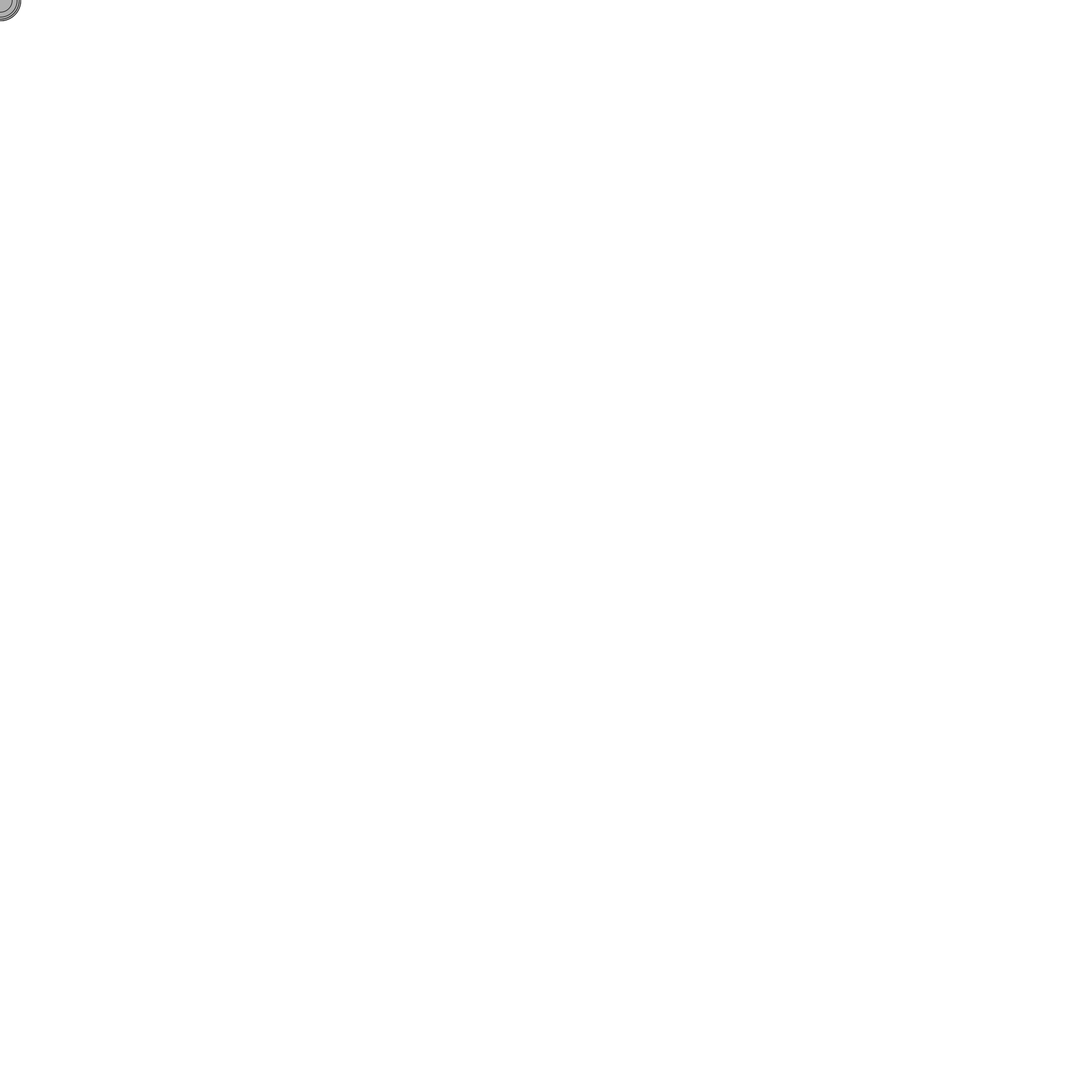
Frame 1 (no input)
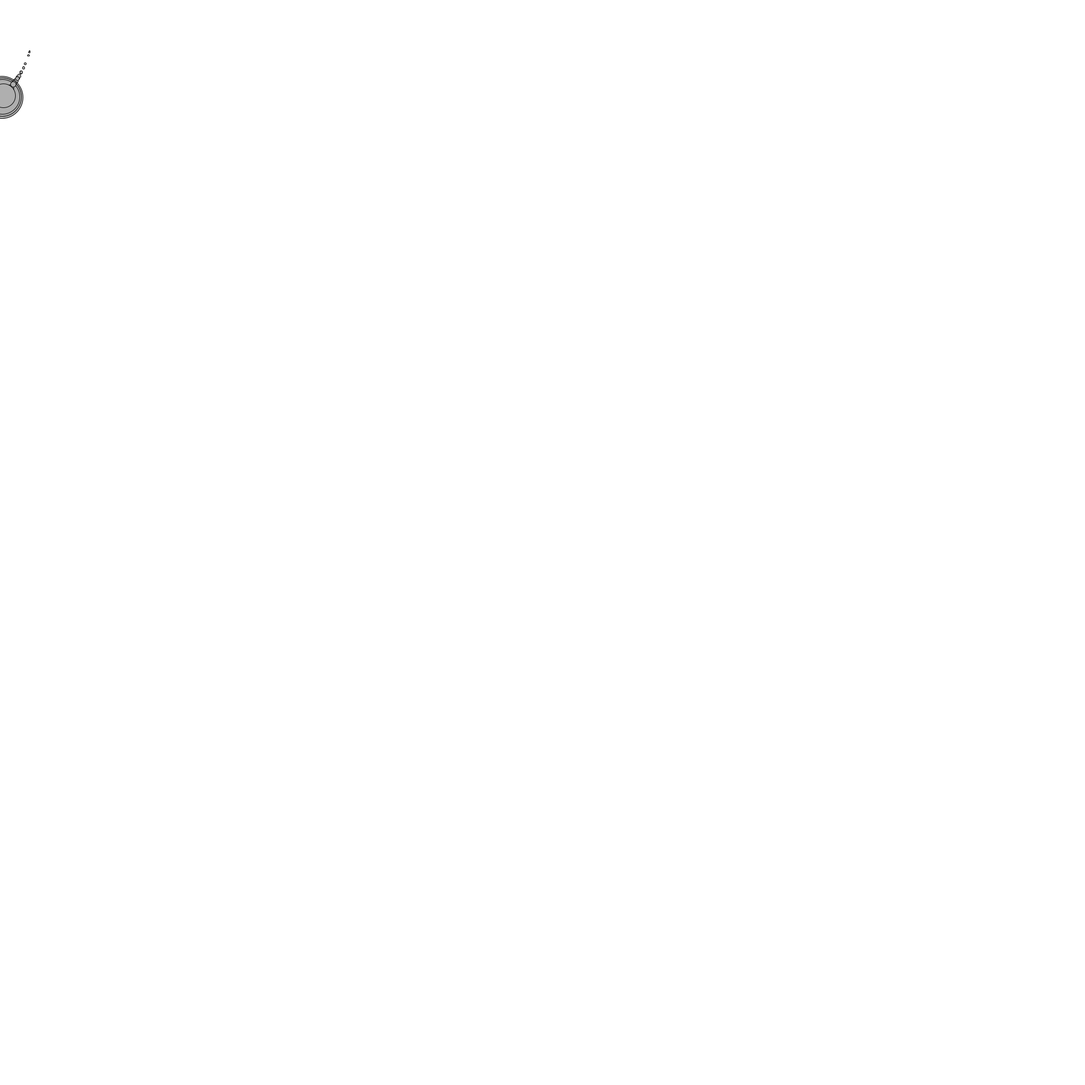
Frame 60 (the mouse pressed at the canvas centre just before this capture)
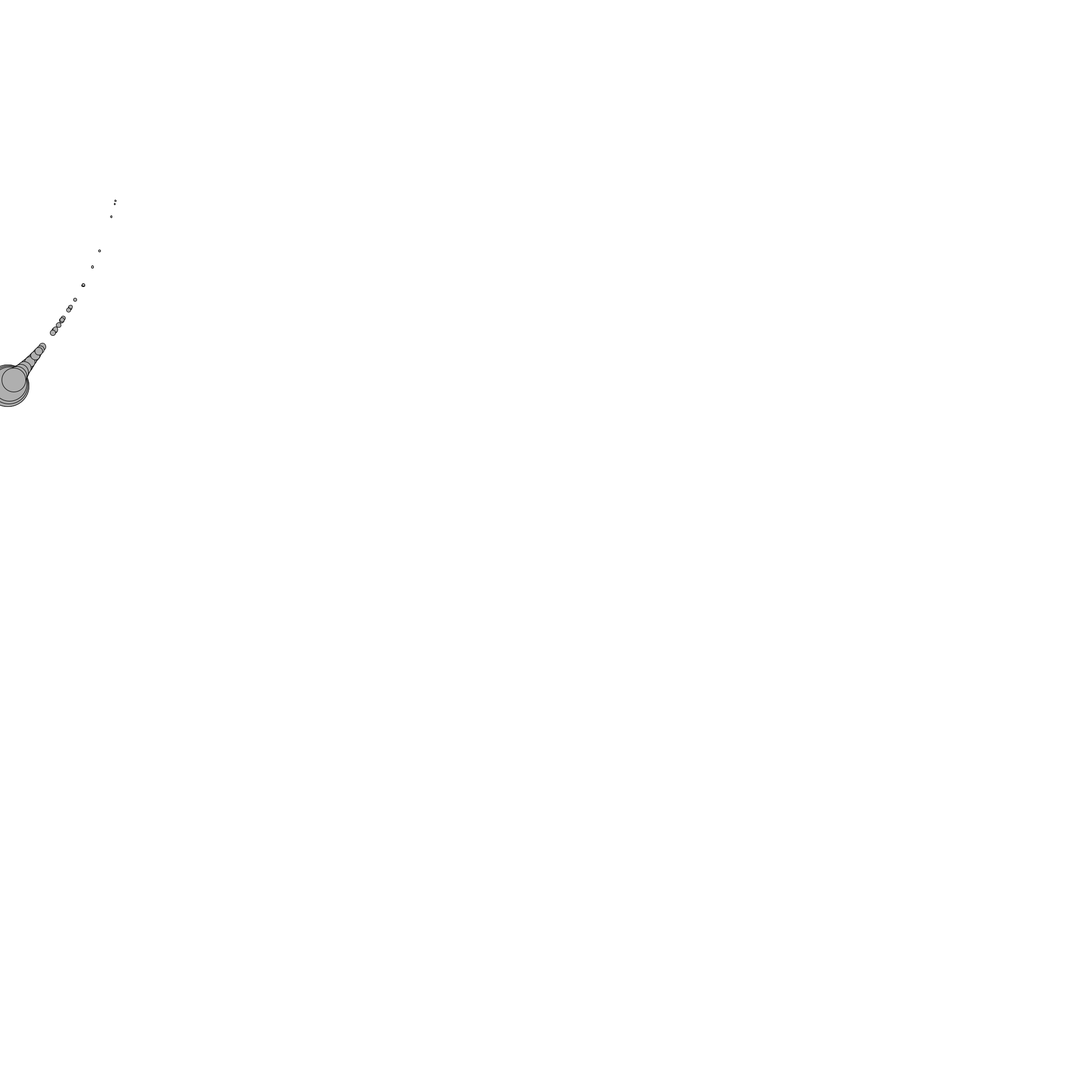
Frame 120 (the mouse held since frame 60 and released just before this capture)

The Processing sketch that drew these frames (run headless with seeded random() and noise(); from frame 60 on, the mouse is pressed at the canvas centre):

// Processing sketch: grav_wind_with_friction
// ── grav_wind_with_friction.pde
class Mover {
 
  PVector location;
  PVector velocity;
  PVector acceleration;
  float mass;
  
  void update() {

    velocity.add(acceleration); // velocity depends on acceleeration
    
    location.add(velocity); //location depends on veloctiy
    
    acceleration.mult(0); // clear the acceleration every time otherwise the force effects compound.
  }
  
  void display() {
    stroke(0);
    fill(175);
    ellipse(location.x, location.y, mass * 16, mass * 16);
  }
  
  Mover() {
    location = new PVector(30,30);
    velocity = new PVector(0,0);
    acceleration = new PVector(0,0);
    mass = 1;
  }
  
  Mover(float m, float x, float y) {
    mass = m;
    location = new PVector(x, y);
    velocity = new PVector(0,0);
    acceleration = new PVector(0,0);
  }
  
  void checkEdges() {
    if (location.x > width) {
      location.x = width;
      velocity.x *= -1;
    }
    else if (location.x < 0) {
      velocity.x *= -1;
      location.x = 0;
    }
    
    if (location.y > height) {
      velocity.y *= -1;
      location.y = height;
    }
  }
  
  void applyForce(PVector force) {
    //PVector f = force.get(); // get a copy of the input so that i dont change the value of the input
    PVector f = PVector.div(force, mass); // divide the force by the mass however doing this with the input instance would alter the inputs value. as such I create a new vector and use the static method
    acceleration.add(f); // then you add the force to the acceleration. reason is acceleariton = force / mass
  }

}

Mover[] movers = new Mover[100];

void setup() {
  size(2000, 2000);
  smooth();
  for(int i = 0; i < movers.length; i++) {
    movers[i] = new Mover(random(0.1, 5), 0, 0);
  }
}

void draw() {
  background(255);
  
  
  for (int i = 0; i < movers.length; i++) {
    
    float c = 0.01; // friction coefficient
    PVector friction = movers[i].velocity.get(); //start with velocity vector for friction
    
    friction.mult(-1); // reverse direction as firction applies opposite direction to velocity
    friction.normalize(); // normalize to unit vector
    friction.mult(c); // scale by friction coefficient. this is assuming normal force = 1
    
    PVector wind = new PVector(0.01, 0);
    float m = movers[i].mass;
    PVector gravity = new PVector(0, 0.1 * m);
    
    movers[i].applyForce(friction);
    movers[i].applyForce(wind);
    movers[i].applyForce(gravity);
    
    movers[i].update();
    movers[i].display();
    movers[i].checkEdges();
  }
}
